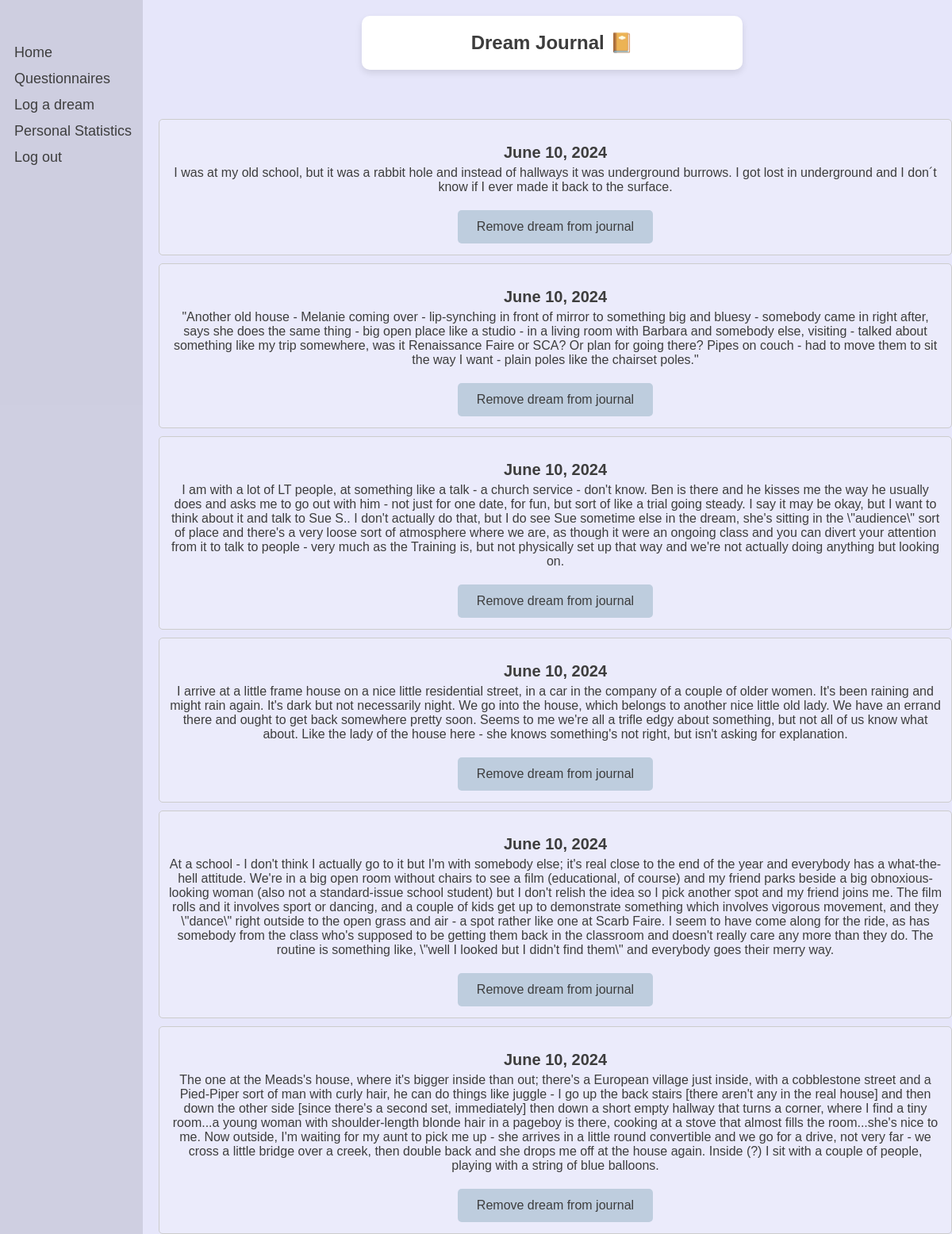
Page /dreams/journal/ (signed in) on the earlier database version.
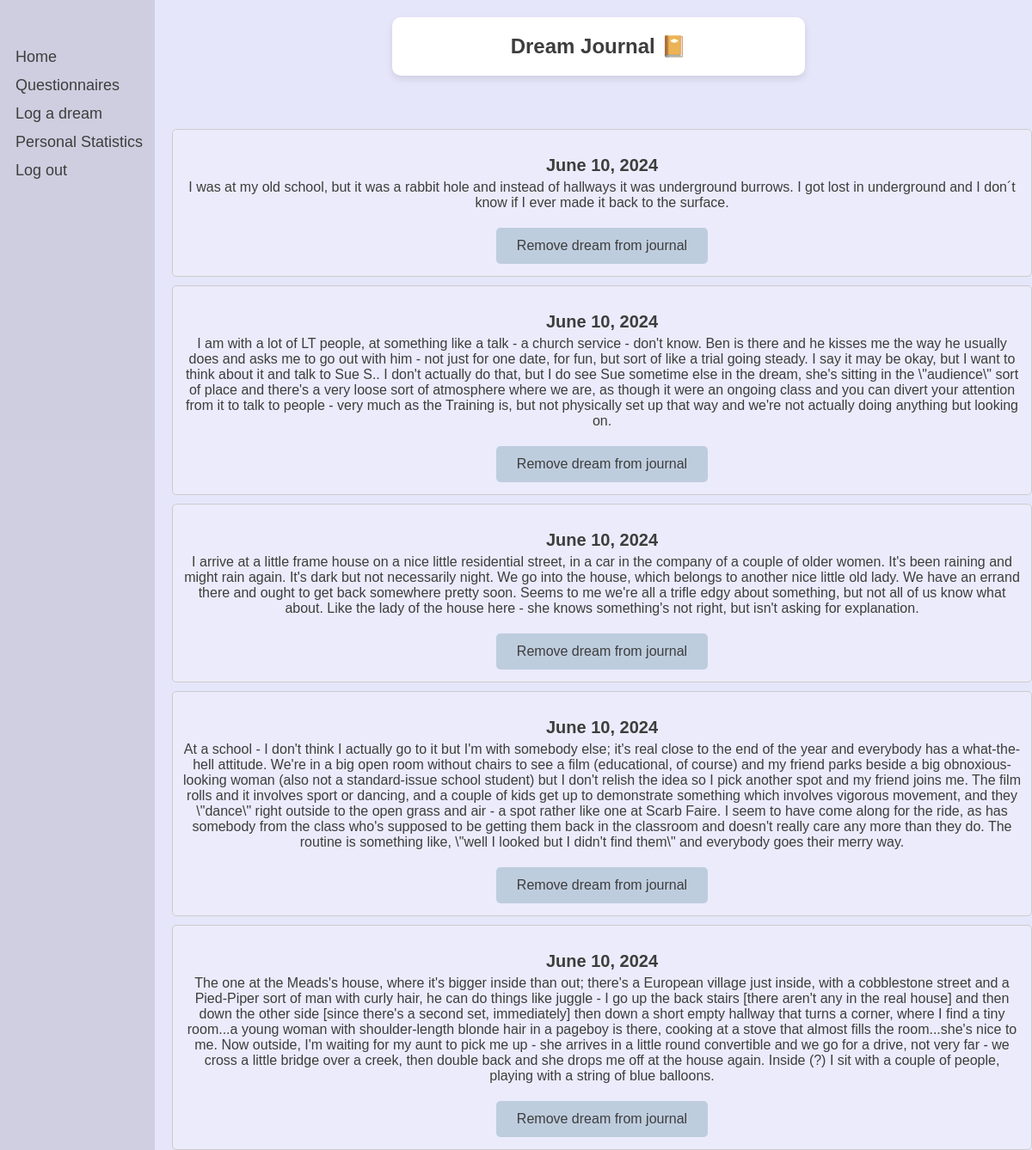
Same page on the later database version.
### dreams/models.py (models this page shows)
class Dream(models.Model):
    user = models.ForeignKey(User, on_delete=models.CASCADE)
    date = models.DateField()
    content = models.TextField()
    shared = models.BooleanField(default=False)
    processed = models.BooleanField(default=False)

### dreams/views.py (the view)
# urls.py: path('journal/', views.dream_journal, name='dream_journal'),
@login_required
def dream_journal(request):
    dreams = Dream.objects.filter(user=request.user).order_by('-date')
    return render(request, 'dreams/dream_journal.html', {'dreams': dreams})

### dreams/templates/dreams/dream_journal.html (shortened to what this page needs)
{% load static %}
<!DOCTYPE html>
<html>
<head>
    <link rel="stylesheet" type="text/css" href="{% static 'css/styles.css' %}">
</head>
<body>
    <div class="header">
        <h2>Dream Journal 📔</h2>
    </div>
    <div class="sidenav">
        <a href="/">Home</a>
        <a href="{% url 'dreams:questionnaires' %}">Questionnaires</a>
        <a href="{% url 'dreams:log_dream' %}">Log a dream</a>
        <a href="{% url 'dreams:personal_statistics' %}">Personal Statistics</a>
        <a href="{% url 'logout' %}">Log out</a>
    </div>
    <div class="container">
        <div class="dreams">
            {% if dreams %}
                {% for dream in dreams reversed%}
                    <div class="dream">
                        <h3 class="dream-date">{{ dream.date }}{{dream.time}}</h3>
                        <p class="dream-content">{{ dream.content }}</p>
                        <form action="{% url 'dreams:delete_dream' dream.id %}" method="post">
                            <button type="submit">Remove dream from journal</button>
                        </form>
                    </div>
                {% endfor %}
            {% endif %}
        </div>
    </div>
</body>
</html>

Differences in the rows shown:
removed Dream: date "June 10, 2024", content "\"Another old house - Melanie coming over - lip-synching in front of mirror to something big and bluesy - somebody came in right after, says she does the same thing - big open place like a studio - in a living room with Barbara and somebody else, visiting - talked about something like my trip somewhere, was it Renaissance Faire or SCA? Or plan for going there? Pipes on couch - had to move them to sit the way I want - plain poles like the chairset poles.\""
